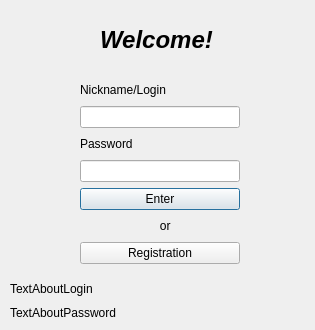
<?xml version="1.0" encoding="UTF-8"?>
<ui version="4.0">
 <class>EnterWindow</class>
 <widget class="QDialog" name="EnterWindow">
  <property name="geometry">
   <rect>
    <x>0</x>
    <y>0</y>
    <width>315</width>
    <height>330</height>
   </rect>
  </property>
  <property name="windowTitle">
   <string>Dialog</string>
  </property>
  <widget class="QWidget" name="verticalLayoutWidget">
   <property name="geometry">
    <rect>
     <x>80</x>
     <y>80</y>
     <width>160</width>
     <height>184</height>
    </rect>
   </property>
   <layout class="QVBoxLayout" name="verticalLayout">
    <item>
     <widget class="QLabel" name="label">
      <property name="text">
       <string>Nickname/Login</string>
      </property>
     </widget>
    </item>
    <item>
     <widget class="QLineEdit" name="lineEdit_2"/>
    </item>
    <item>
     <widget class="QLabel" name="label_2">
      <property name="text">
       <string>Password</string>
      </property>
     </widget>
    </item>
    <item>
     <widget class="QLineEdit" name="lineEdit"/>
    </item>
    <item>
     <widget class="QPushButton" name="pushButton">
      <property name="text">
       <string>Enter</string>
      </property>
     </widget>
    </item>
    <item>
     <widget class="QLabel" name="label_3">
      <property name="text">
       <string>                        or</string>
      </property>
     </widget>
    </item>
    <item>
     <widget class="QPushButton" name="pushButton_2">
      <property name="text">
       <string>Registration</string>
      </property>
     </widget>
    </item>
   </layout>
  </widget>
  <widget class="QLabel" name="label_6">
   <property name="geometry">
    <rect>
     <x>100</x>
     <y>10</y>
     <width>121</width>
     <height>61</height>
    </rect>
   </property>
   <property name="text">
    <string>&lt;html&gt;&lt;head/&gt;&lt;body&gt;&lt;h1 style=&quot; margin-top:18px; margin-bottom:12px; margin-left:0px; margin-right:0px; -qt-block-indent:0; text-indent:0px;&quot;&gt;&lt;span style=&quot; font-size:xx-large; font-weight:700; font-style:italic;&quot;&gt;Welcome!&lt;/span&gt;&lt;/h1&gt;&lt;/body&gt;&lt;/html&gt;</string>
   </property>
  </widget>
  <widget class="QWidget" name="verticalLayoutWidget_2">
   <property name="geometry">
    <rect>
     <x>10</x>
     <y>280</y>
     <width>261</width>
     <height>41</height>
    </rect>
   </property>
   <layout class="QVBoxLayout" name="verticalLayout_2">
    <item>
     <widget class="QLabel" name="label_5">
      <property name="text">
       <string>TextAboutLogin</string>
      </property>
     </widget>
    </item>
    <item>
     <widget class="QLabel" name="label_4">
      <property name="text">
       <string>TextAboutPassword</string>
      </property>
     </widget>
    </item>
   </layout>
  </widget>
 </widget>
 <resources/>
 <connections/>
</ui>
